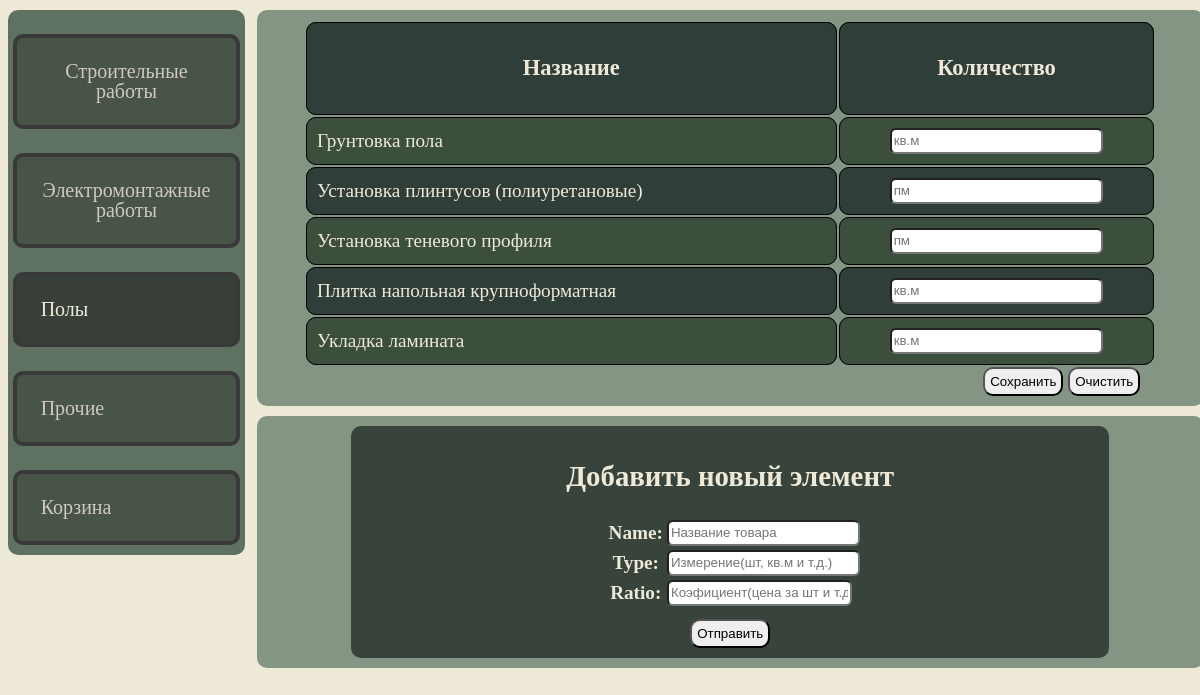
The page /pol/ on the database its author committed.
### firstapp/models.py (models this page shows)
class Person(models.Model):
    name = models.CharField(max_length=30)
    type = models.CharField(max_length=10)
    str = models.IntegerField()
    value = models.IntegerField()
    ratio = models.IntegerField()

### firstapp/views.py (the view, shortened to what this page needs)
# urls.py: path('pol/', views.pol, name='pol'),
def pol(request):
    str = 3
    userform = UserForm()
    scrform = SecretForm()
    data = {
        'stritems': GetQwerySetTOListElementsBySTR(str),
        'form': userform,
        'sform': scrform
    }
    return render(request, "pol.html", context=data)

### firstapp/forms.py
class UserForm(forms.Form):
    name = forms.CharField()
    type = forms.CharField()
    ratio = forms.CharField()

class SecretForm(forms.Form):
    mas = forms.CharField()

### firstapp/views.py (called while the page is built)
def GetQwerySetTOListElementsBySTR(str1):
    stritems = Person.objects.values()
    liststritems = []
    for elem in stritems:
        str = elem['str']
        if str == str1:
            liststritems.append([elem['name'], elem['type']])
    return liststritems

### templates/pol.html (shortened to what this page needs)
<!DOCTYPE html>
{% load static %}
<html>
<head>
    <link rel="stylesheet" href='{% static "css/css.css" %}'>
</head>
<body>
    <header>
        <a href="/">Строительные работы</a>
        <a href="/electr/">Электромонтажные работы</a>
        <a href="/pol/" class="activeheader">Полы</a>
        <a href="/others/">Прочие</a>
        <a href="/cart/">Корзина</a>
    </header>
    <div class="catalog">
        <table class="ctgtable">
            <tr>
                <td style="text-align: center"><h3>Название</h3></td>
                <td style="text-align: center"><h3>Количество</h3></td>
            </tr>
            {% for elem in stritems %}
                <tr calss = "ctgtr">
                    <td class="itemstr">{{ elem.0 }}</td>
                    <td class="inputtd">
                        <input type="number" class="inputstr" placeholder={{ elem.1 }}>
                    </td>
                </tr>
            {% endfor %}
        </table>
        <div class="sformdiv">
            <form method="POST">
                <input type="submit" class="sbutton" name="savevals" value="Сохранить" onclick="getElemVals()">
                <input type="submit" class="sbutton" name="resetvals" value="Очистить" onclick="resetElemVals()">
            </form>
        </div>
    </div>
    <div class="catalog" style="text-align: center">
        <div class="formdiv">
            <h2>Добавить новый элемент</h2>
            <form method="POST">
                <table class="tbaddem">
                    {{ form }}
                </table>
                <input type="submit" class="button" name="addnewelem" value="Отправить">
            </form>
        </div>
    </div>
</body>
</html>

### static/css/css.css (style rules this page uses)
body { background-color: #EFEAD8; }
@media (min-width: 1010px) { header { width: 20%; height: 50%; padding-bottom: 5px; background-color: #5F7161; text-align: center; position: relative; top: 0; overflow: hidden; border-radius: 10px; float: left; } }
@media (min-width: 1010px) { header a { color: #D0C9C0; display: grid; font-size: 20px; display: inline-block; padding: 10%; line-height: 1; text-decoration: none; border: 4px solid #39393A; border-radius: 10px; display: flex; margin: 5px; margin-top: 10%; background-color: #475447; } }
@media (min-width: 1010px) { .catalog { width: 80%; font-size: larger; background-color: #859583; border-radius: 10px; margin-top: 10px; padding-top: 10px; margin-left: 21%; padding-bottom: 10px; color: #EFEAD8; } }
.activeheader { color: #EFEAD8; border: 4px solid #39393A; border-radius: 10px; background-color: #383f39; }
.inputtd { text-align: center; }
table .inputstr { width: 70%; }
table input { border-radius: 6px; height: 20px; }
.ctgtable { width: 90%; margin-left: auto; margin-right: auto; }
.ctgtable td { margin-top: 0px; padding: 10px; border: 1px solid black; border-radius: 10px; }
.formdiv { background-color: #37433b; border-radius: 10px; padding-top: 10px; padding-bottom: 10px; color: #EFEAD8; width: 80%; margin-left: auto; margin-right: auto; }
.tbaddem { margin-left: auto; margin-right: auto; margin-bottom: 10px; }
.button { border-radius: 10px; padding: 5px; }
.sbutton { border-radius: 10px; padding: 5px; }
.sformdiv { margin-left: 70%; text-align: center; }
table #id_name { width: 100%; }
table #id_type { width: 100%; }

### rows shown on the page
Person: name "Грунтовка пола", type "кв.м"
Person: name "Установка плинтусов (полиуретановые)", type "пм"
Person: name "Установка теневого профиля", type "пм"
Person: name "Плитка напольная крупноформатная", type "кв.м"
Person: name "Укладка ламината", type "кв.м"
